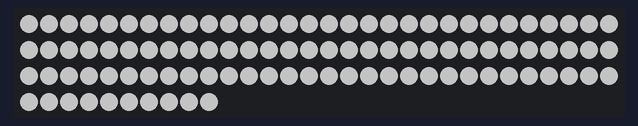
The sketch below on a simulated Arduino Uno, built with avr-gcc and run on an emulated ATmega328P. Parts: 100 RGB LEDs in strip order, left to right, continuing on the next row. Dim RGB values are drawn brighter than linear.

Above: at 0.1 s.

The sketch:

led-test-100.ino
```cpp
// Quick test: lights the first 100 pixels solid white.
// Standalone sketch, unrelated to the main led-pink project - just
// for checking a strip/board works.

#include <FastLED.h>

#define DATA_PIN     6
#define NUM_LEDS     100
#define COLOR_ORDER  GRB
#define BRIGHTNESS   90

CRGB leds[NUM_LEDS];

void setup() {
  FastLED.addLeds<WS2812B, DATA_PIN, COLOR_ORDER>(leds, NUM_LEDS);
  FastLED.setBrightness(BRIGHTNESS);
  FastLED.setMaxPowerInVoltsAndMilliamps(5, 4000);

  fill_solid(leds, NUM_LEDS, CRGB::White);
  FastLED.show();
}

void loop() {
  // Nothing to do - stays solid.
}
```
